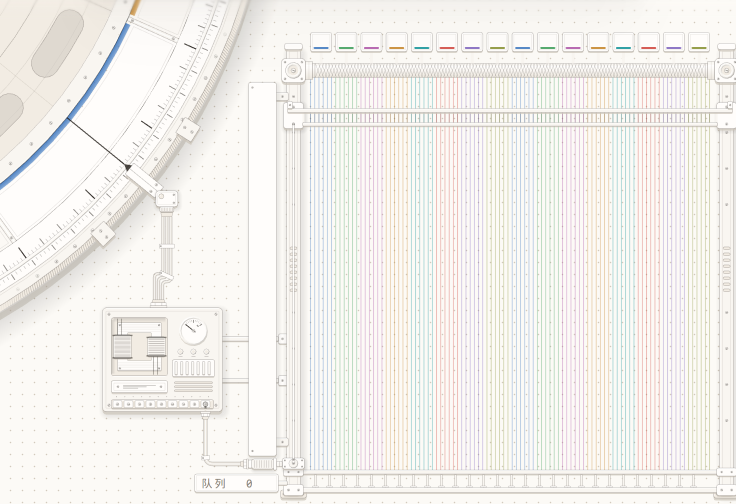
#> input picture review/atelier/reference.png, 1472 x 1008 px, found by its file name (shown at 1/2 size)
$ python compare-precision.py
#> lines starting #> are read from the running program, lines starting #| are printed output that depends on the picture
from PIL import Image, ImageDraw, ImageFont
from pathlib import Path
p=Path(__file__).resolve().parent.parent/'review/precision-flat'
ref=p/'reference.png'
if not ref.exists():
 Image.open(p.parents[2]/'analysis/r2-canvas-package/stills/Loom_canvas_1472x1008.png').save(ref)
try:
 font=ImageFont.truetype('C:/Windows/Fonts/segoeui.ttf',22)
except OSError:
 font=ImageFont.load_default(size=22)
for name,items,w in [
 ('comparison-three.png',[('reference.png','CROMMACODE / SUPPLIED REFERENCE'),('before-0s.png','DSH / c6d93db / IDLE'),('after-0s.png','KUNLUNMETA / PRECISION FLAT / IDLE')],1104),
 ('comparison-before-after.png',[('before-0s.png','BEFORE / DSH'),('after-0s.png','AFTER / PRECISION FLAT MECHANICAL')],1472)]:
 h=round(w*1008/1472);im=Image.new('RGB',(len(items)*w,h+68),'#FBF9F6');d=ImageDraw.Draw(im)
#> after `im = Image.new('RGB', (len(items) * w, h + 68), '#FBF9F6')`:
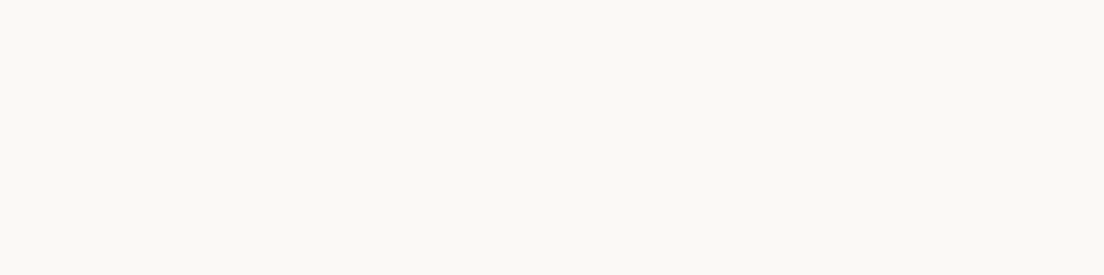
#> im: PIL image 3312x824 RGB (shown at 1/3 size); mean R, G, B 251, 249, 246
 for i,(file,label) in enumerate(items):
  d.text((i*w+20,20),label,fill='#171C60',font=font)
  im.paste(Image.open(p/file).convert('RGB').resize((w,h),Image.Resampling.LANCZOS),(i*w,68))
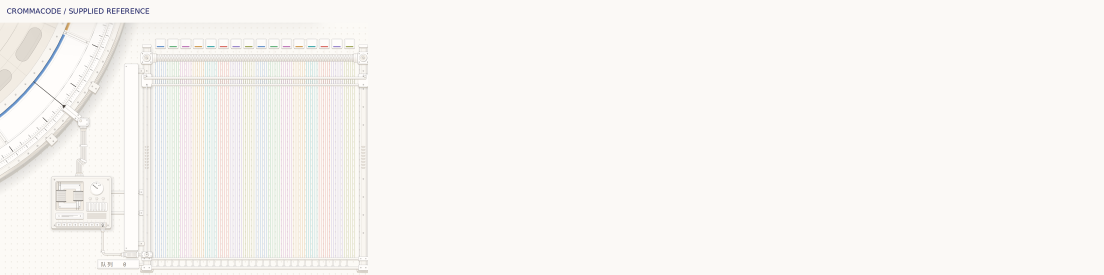
#> im: PIL image 3312x824 RGB (shown at 1/3 size); mean R, G, B 248.1, 246, 242.8
#> (the run stopped early here; a loop or call above may not have finished)

$ run again, with review/atelier/before.png copied over review/atelier/reference.png
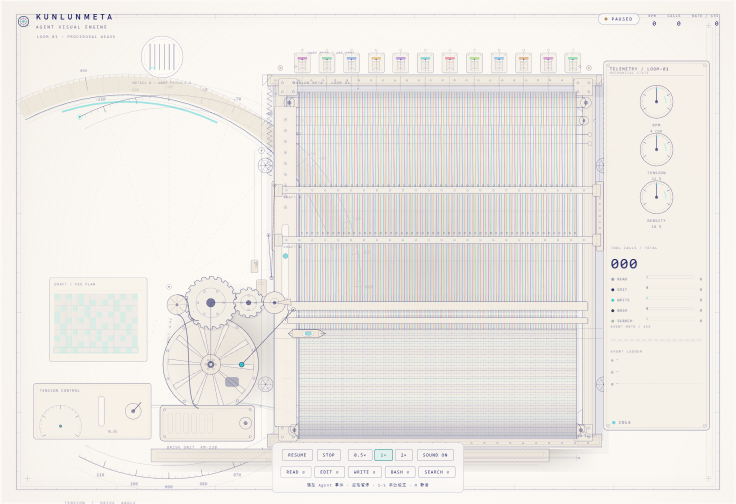
#> input picture review/atelier/before.png, 1472 x 1008 px, found by its file name (shown at 1/2 size)
#> `im.paste(Image.open(p/file).convert('RGB').resize((w,h),Image.Resampli..`:
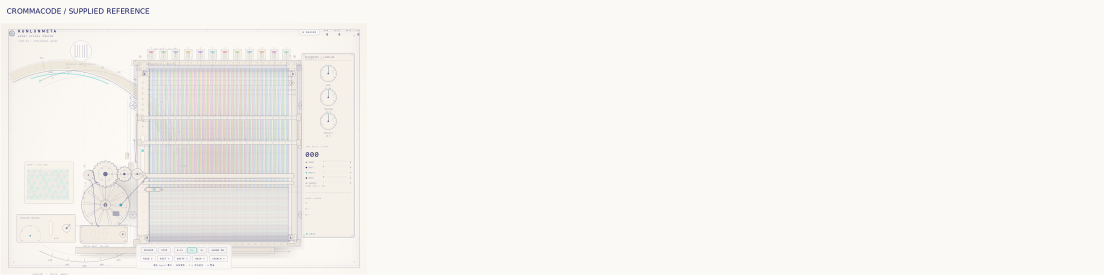
#> im: PIL image 3312x824 RGB (shown at 1/3 size); mean R, G, B 246.6, 244.2, 240.9
